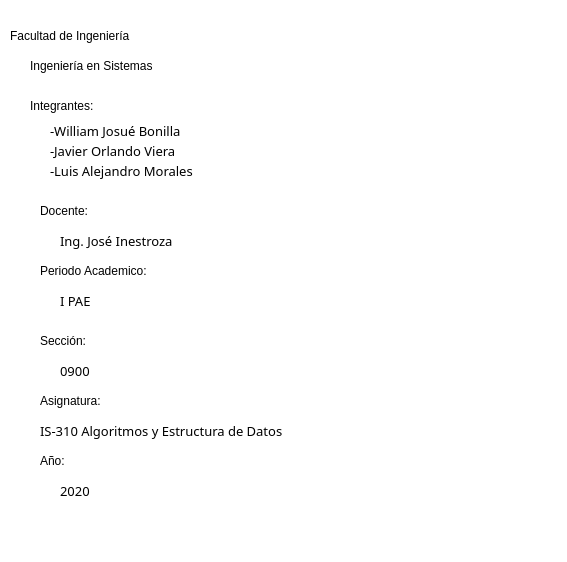
<?xml version="1.0" encoding="UTF-8"?>
<ui version="4.0">
 <class>MainWindow</class>
 <widget class="QMainWindow" name="MainWindow">
  <property name="geometry">
   <rect>
    <x>0</x>
    <y>0</y>
    <width>567</width>
    <height>562</height>
   </rect>
  </property>
  <property name="minimumSize">
   <size>
    <width>567</width>
    <height>562</height>
   </size>
  </property>
  <property name="maximumSize">
   <size>
    <width>567</width>
    <height>562</height>
   </size>
  </property>
  <property name="font">
   <font>
    <family>Hack</family>
   </font>
  </property>
  <property name="windowTitle">
   <string>Acerca de</string>
  </property>
  <property name="windowIcon">
   <iconset>
    <normaloff>../Python/Nucleo/Imagenes/logos-UNAH-600x600.png</normaloff>../Python/Nucleo/Imagenes/logos-UNAH-600x600.png</iconset>
  </property>
  <property name="autoFillBackground">
   <bool>false</bool>
  </property>
  <property name="styleSheet">
   <string notr="true">background-color:white;</string>
  </property>
  <widget class="QWidget" name="centralwidget">
   <widget class="QLabel" name="label">
    <property name="geometry">
     <rect>
      <x>10</x>
      <y>20</y>
      <width>281</width>
      <height>31</height>
     </rect>
    </property>
    <property name="styleSheet">
     <string notr="true">color:black;

font: 15pt &quot;Hack&quot;;
</string>
    </property>
    <property name="text">
     <string>Facultad de Ingeniería</string>
    </property>
   </widget>
   <widget class="QLabel" name="label_2">
    <property name="geometry">
     <rect>
      <x>30</x>
      <y>50</y>
      <width>301</width>
      <height>31</height>
     </rect>
    </property>
    <property name="styleSheet">
     <string notr="true">color:black;
font: 15pt &quot;Hack&quot;;
</string>
    </property>
    <property name="text">
     <string>Ingeniería en Sistemas</string>
    </property>
   </widget>
   <widget class="QLabel" name="label_3">
    <property name="geometry">
     <rect>
      <x>30</x>
      <y>90</y>
      <width>171</width>
      <height>31</height>
     </rect>
    </property>
    <property name="styleSheet">
     <string notr="true">color:black;
font: 15pt &quot;Hack&quot;;
</string>
    </property>
    <property name="text">
     <string>Integrantes:</string>
    </property>
   </widget>
   <widget class="QLabel" name="label_4">
    <property name="geometry">
     <rect>
      <x>50</x>
      <y>120</y>
      <width>261</width>
      <height>21</height>
     </rect>
    </property>
    <property name="font">
     <font>
      <family>Hack</family>
      <pointsize>10</pointsize>
      <weight>50</weight>
      <italic>false</italic>
      <bold>false</bold>
     </font>
    </property>
    <property name="styleSheet">
     <string notr="true">color:black;
font: 10pt &quot;Hack&quot;;
</string>
    </property>
    <property name="text">
     <string>-William Josué Bonilla</string>
    </property>
   </widget>
   <widget class="QLabel" name="label_5">
    <property name="geometry">
     <rect>
      <x>50</x>
      <y>140</y>
      <width>261</width>
      <height>21</height>
     </rect>
    </property>
    <property name="font">
     <font>
      <family>Hack</family>
      <pointsize>10</pointsize>
      <weight>50</weight>
      <italic>false</italic>
      <bold>false</bold>
     </font>
    </property>
    <property name="styleSheet">
     <string notr="true">color:black;
font: 10pt &quot;Hack&quot;;
</string>
    </property>
    <property name="text">
     <string>-Javier Orlando Viera</string>
    </property>
   </widget>
   <widget class="QLabel" name="label_6">
    <property name="geometry">
     <rect>
      <x>50</x>
      <y>161</y>
      <width>261</width>
      <height>20</height>
     </rect>
    </property>
    <property name="font">
     <font>
      <family>Hack</family>
      <pointsize>10</pointsize>
      <weight>50</weight>
      <italic>false</italic>
      <bold>false</bold>
     </font>
    </property>
    <property name="styleSheet">
     <string notr="true">color:black;
font: 10pt &quot;Hack&quot;;
</string>
    </property>
    <property name="text">
     <string>-Luis Alejandro Morales</string>
    </property>
   </widget>
   <widget class="QLabel" name="label_7">
    <property name="geometry">
     <rect>
      <x>40</x>
      <y>200</y>
      <width>181</width>
      <height>21</height>
     </rect>
    </property>
    <property name="styleSheet">
     <string notr="true">color:black;
font: 15pt &quot;Hack&quot;;
</string>
    </property>
    <property name="text">
     <string>Docente:</string>
    </property>
   </widget>
   <widget class="QLabel" name="label_8">
    <property name="geometry">
     <rect>
      <x>60</x>
      <y>230</y>
      <width>171</width>
      <height>21</height>
     </rect>
    </property>
    <property name="font">
     <font>
      <family>Hack</family>
      <pointsize>10</pointsize>
      <weight>50</weight>
      <italic>false</italic>
      <bold>false</bold>
     </font>
    </property>
    <property name="styleSheet">
     <string notr="true">color:black;
font: 10pt &quot;Hack&quot;;
</string>
    </property>
    <property name="text">
     <string>Ing. José Inestroza</string>
    </property>
   </widget>
   <widget class="QLabel" name="label_9">
    <property name="geometry">
     <rect>
      <x>40</x>
      <y>390</y>
      <width>211</width>
      <height>21</height>
     </rect>
    </property>
    <property name="styleSheet">
     <string notr="true">color:black;
font: 15pt &quot;Hack&quot;;
</string>
    </property>
    <property name="text">
     <string>Asignatura:</string>
    </property>
   </widget>
   <widget class="QLabel" name="label_10">
    <property name="geometry">
     <rect>
      <x>40</x>
      <y>420</y>
      <width>341</width>
      <height>21</height>
     </rect>
    </property>
    <property name="font">
     <font>
      <family>Hack</family>
      <pointsize>10</pointsize>
      <weight>50</weight>
      <italic>false</italic>
      <bold>false</bold>
     </font>
    </property>
    <property name="styleSheet">
     <string notr="true">color:black;
font: 10pt &quot;Hack&quot;;
</string>
    </property>
    <property name="text">
     <string>IS-310 Algoritmos y Estructura de Datos</string>
    </property>
   </widget>
   <widget class="QLabel" name="label_11">
    <property name="geometry">
     <rect>
      <x>270</x>
      <y>-20</y>
      <width>531</width>
      <height>461</height>
     </rect>
    </property>
    <property name="text">
     <string/>
    </property>
    <property name="pixmap">
     <pixmap>../Python/Nucleo/Imagenes/logos-UNAH-600x600.png</pixmap>
    </property>
   </widget>
   <widget class="QLabel" name="label_12">
    <property name="geometry">
     <rect>
      <x>40</x>
      <y>330</y>
      <width>211</width>
      <height>21</height>
     </rect>
    </property>
    <property name="styleSheet">
     <string notr="true">color:black;
font: 15pt &quot;Hack&quot;;
</string>
    </property>
    <property name="text">
     <string>Sección:</string>
    </property>
   </widget>
   <widget class="QLabel" name="label_13">
    <property name="geometry">
     <rect>
      <x>60</x>
      <y>360</y>
      <width>281</width>
      <height>21</height>
     </rect>
    </property>
    <property name="font">
     <font>
      <family>Hack</family>
      <pointsize>10</pointsize>
      <weight>50</weight>
      <italic>false</italic>
      <bold>false</bold>
     </font>
    </property>
    <property name="styleSheet">
     <string notr="true">color:black;
font: 10pt &quot;Hack&quot;;
</string>
    </property>
    <property name="text">
     <string>0900</string>
    </property>
   </widget>
   <widget class="QLabel" name="label_14">
    <property name="geometry">
     <rect>
      <x>40</x>
      <y>260</y>
      <width>231</width>
      <height>21</height>
     </rect>
    </property>
    <property name="styleSheet">
     <string notr="true">color:black;
font: 15pt &quot;Hack&quot;;
</string>
    </property>
    <property name="text">
     <string>Periodo Academico:</string>
    </property>
   </widget>
   <widget class="QLabel" name="label_15">
    <property name="geometry">
     <rect>
      <x>60</x>
      <y>290</y>
      <width>261</width>
      <height>21</height>
     </rect>
    </property>
    <property name="font">
     <font>
      <family>Hack</family>
      <pointsize>10</pointsize>
      <weight>50</weight>
      <italic>false</italic>
      <bold>false</bold>
     </font>
    </property>
    <property name="styleSheet">
     <string notr="true">color:black;
font: 10pt &quot;Hack&quot;;
</string>
    </property>
    <property name="text">
     <string>I PAE</string>
    </property>
   </widget>
   <widget class="QLabel" name="label_16">
    <property name="geometry">
     <rect>
      <x>40</x>
      <y>450</y>
      <width>231</width>
      <height>21</height>
     </rect>
    </property>
    <property name="styleSheet">
     <string notr="true">color:black;
font: 15pt &quot;Hack&quot;;
</string>
    </property>
    <property name="text">
     <string>Año:</string>
    </property>
   </widget>
   <widget class="QLabel" name="label_17">
    <property name="geometry">
     <rect>
      <x>60</x>
      <y>480</y>
      <width>341</width>
      <height>21</height>
     </rect>
    </property>
    <property name="font">
     <font>
      <family>Hack</family>
      <pointsize>10</pointsize>
      <weight>50</weight>
      <italic>false</italic>
      <bold>false</bold>
     </font>
    </property>
    <property name="styleSheet">
     <string notr="true">color:black;
font: 10pt &quot;Hack&quot;;
</string>
    </property>
    <property name="text">
     <string>2020</string>
    </property>
   </widget>
   <zorder>label_3</zorder>
   <zorder>label_7</zorder>
   <zorder>label_8</zorder>
   <zorder>label_9</zorder>
   <zorder>label_11</zorder>
   <zorder>label_10</zorder>
   <zorder>label_6</zorder>
   <zorder>label_2</zorder>
   <zorder>label_5</zorder>
   <zorder>label_4</zorder>
   <zorder>label</zorder>
   <zorder>label_12</zorder>
   <zorder>label_13</zorder>
   <zorder>label_14</zorder>
   <zorder>label_15</zorder>
   <zorder>label_16</zorder>
   <zorder>label_17</zorder>
  </widget>
  <widget class="QStatusBar" name="statusbar"/>
 </widget>
 <resources>
  <include location="../Python/Nucleo/Imagenes/Interfaz.qrc"/>
 </resources>
 <connections/>
</ui>
